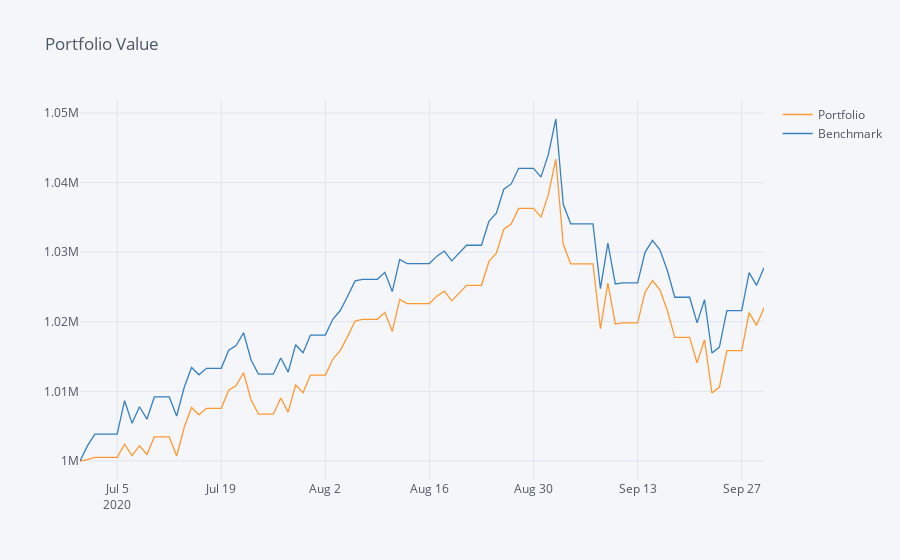

Source (notebook cell):
### Code cell
columns = ["Portfolio", "Benchmark"]
df[columns].iplot(
    title="Portfolio Value",
)
